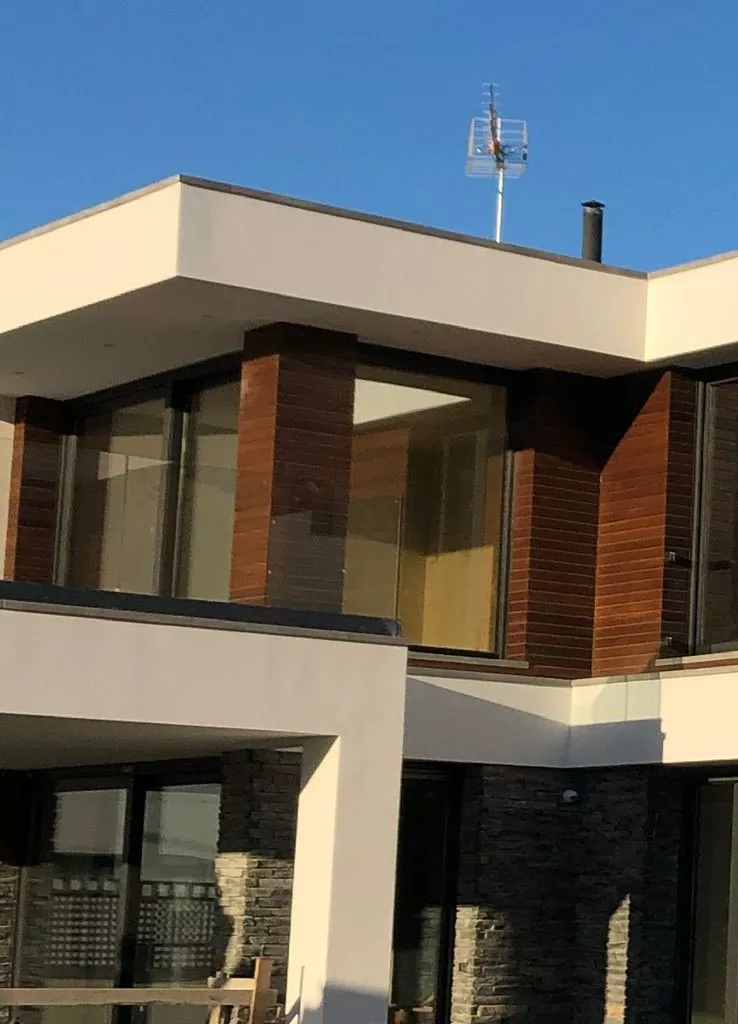
%> input picture Assignment2/img1_1.PNG, 738 x 1024 px
$ octave A2.m   (GNU Octave 9; MATLAB toolbox functions it lacks are replaced by stand-ins)
%> lines starting %> are read from the running program, lines starting %| are printed output that depends on the picture
%part1 Take four photograph pairs or sets of 4
%S1-im1,2,3,4
img1_part_1 = my_resize_img('img1_1.png', 750, 'S1-im1.png');
img1_part_2 = my_resize_img('img1_2.png', 750, 'S1-im2.png');
img1_part_3 = my_resize_img('img1_3.png', 750, 'S1-im3.png');
img1_part_4 = my_resize_img('img1_4.png', 750, 'S1-im4.png');
% [159 lines not run here, left out]
function resized_img = my_resize_img(img_file_name, dim, out_file_name)
%> called with img_file_name = 'img1_1.png', dim = 750, out_file_name = 'S1-im1.png'
    resized_img = imresize(im2double(imread(img_file_name)), [dim dim]);
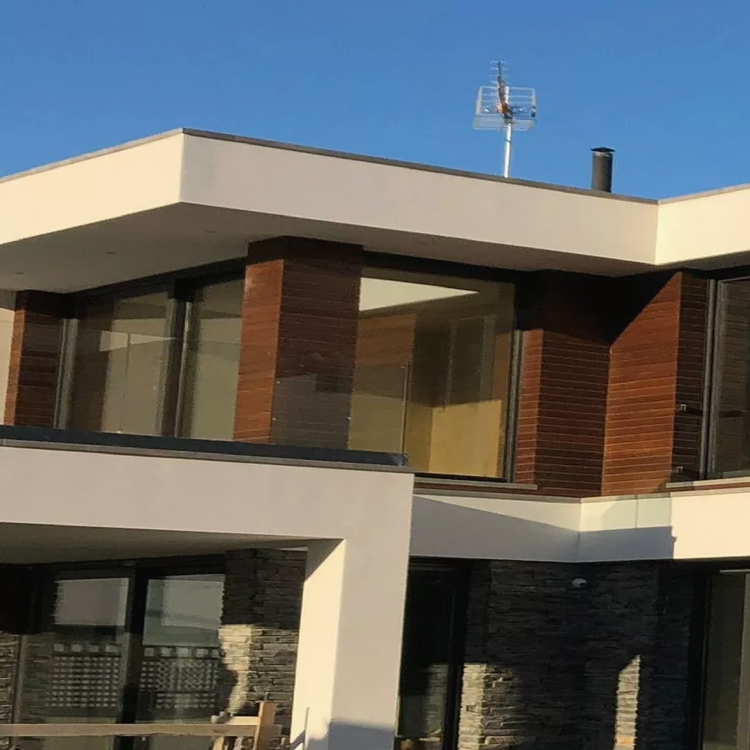
%> resized_img: size 750x750x3 double; mean R, G, B 0.375, 0.384, 0.382; drawn with min black and max white
    imwrite(resized_img, out_file_name);
%> call 2 of my_resize_img, with img_file_name = 'img1_2.png', dim = 750, out_file_name = 'S1-im2.png'
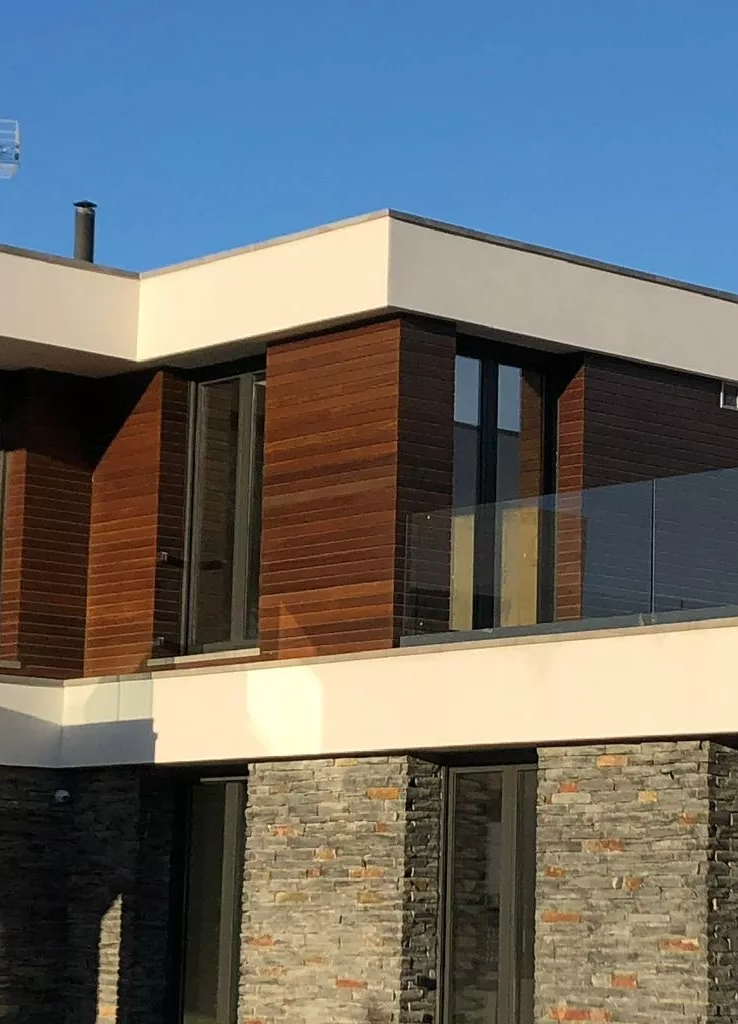
%> input picture Assignment2/img1_2.PNG, 738 x 1024 px
%> in my_resize_img (call 2), `resized_img = imresize(im2double(imread(img_file_name)), [dim dim]);`:
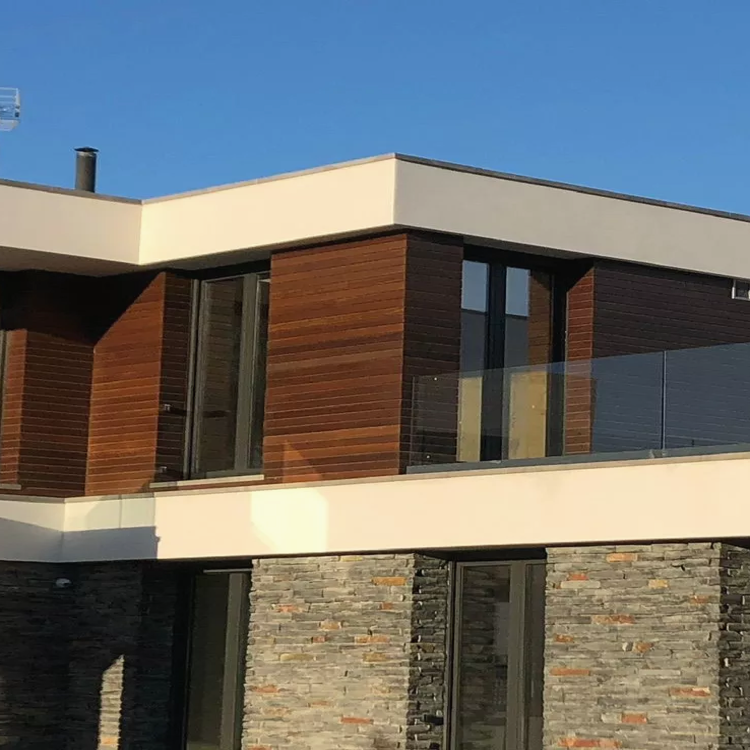
%> resized_img: size 750x750x3 double; mean R, G, B 0.414, 0.426, 0.427; drawn with min black and max white
%> call 3 of my_resize_img, with img_file_name = 'img1_3.png', dim = 750, out_file_name = 'S1-im3.png'
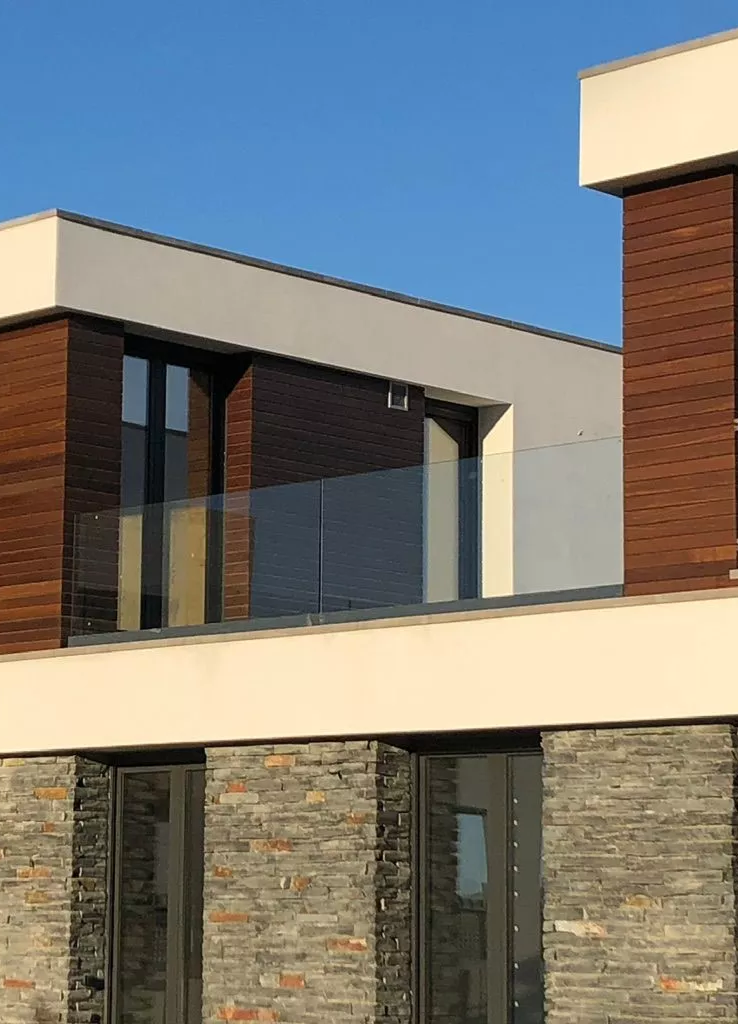
%> input picture Assignment2/img1_3.PNG, 738 x 1024 px
%> in my_resize_img (call 3), `resized_img = imresize(im2double(imread(img_file_name)), [dim dim]);`:
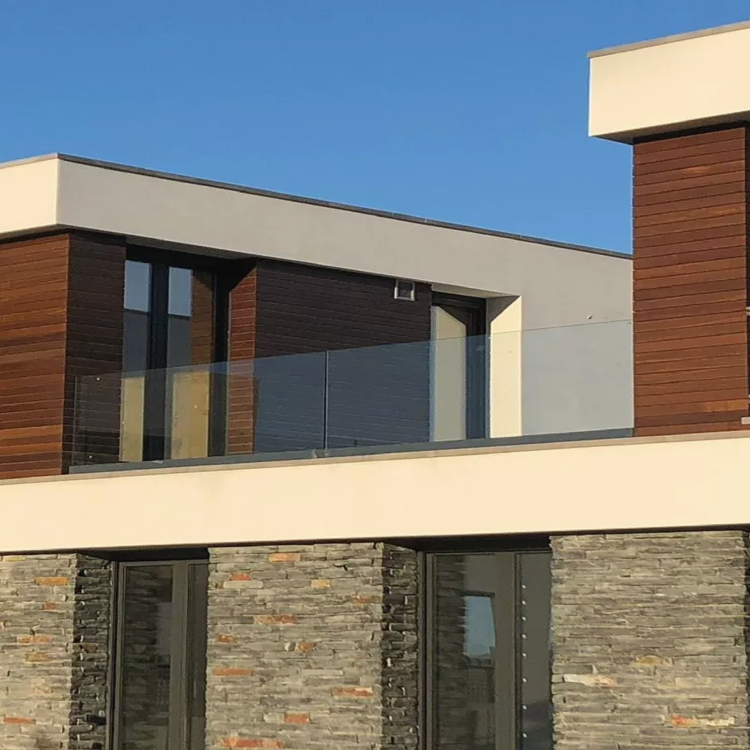
%> resized_img: size 750x750x3 double; mean R, G, B 0.485, 0.49, 0.479; drawn with min black and max white
%> (the run ends here)
